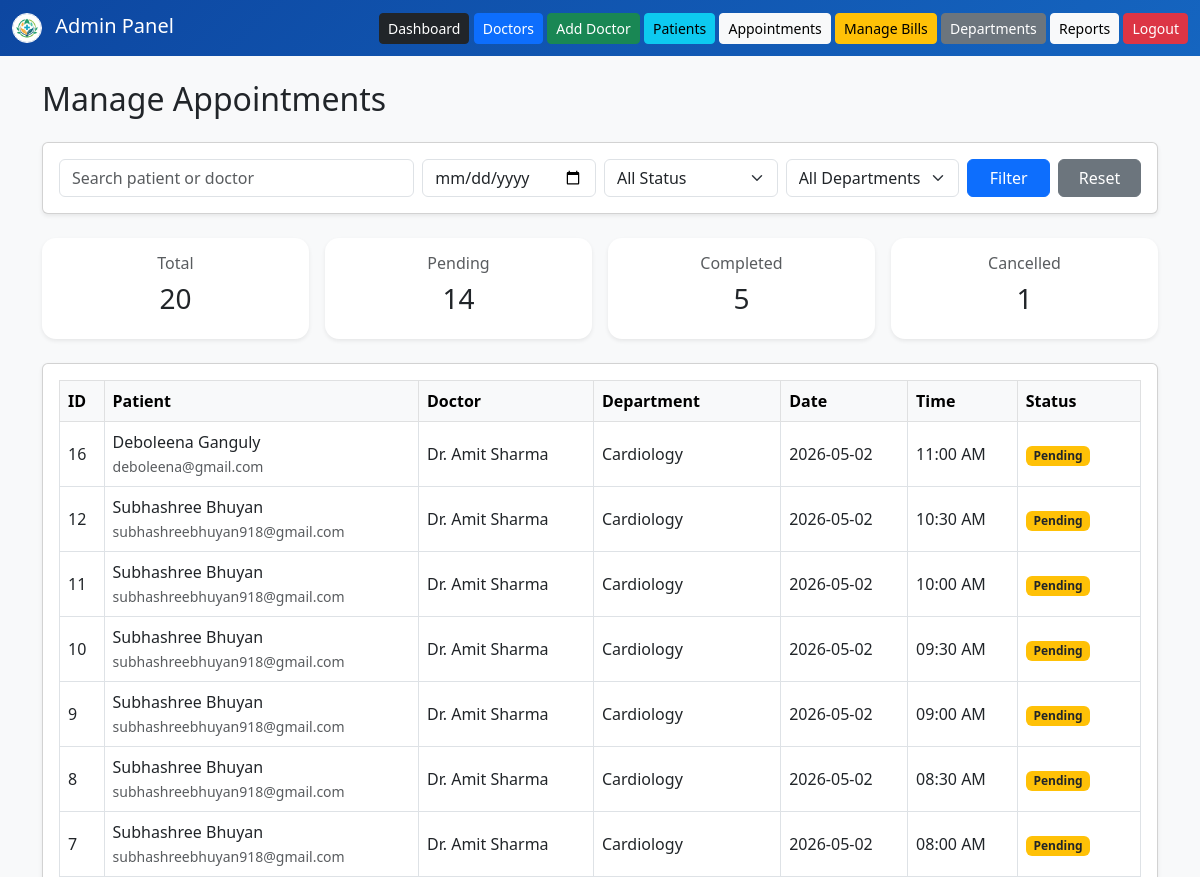
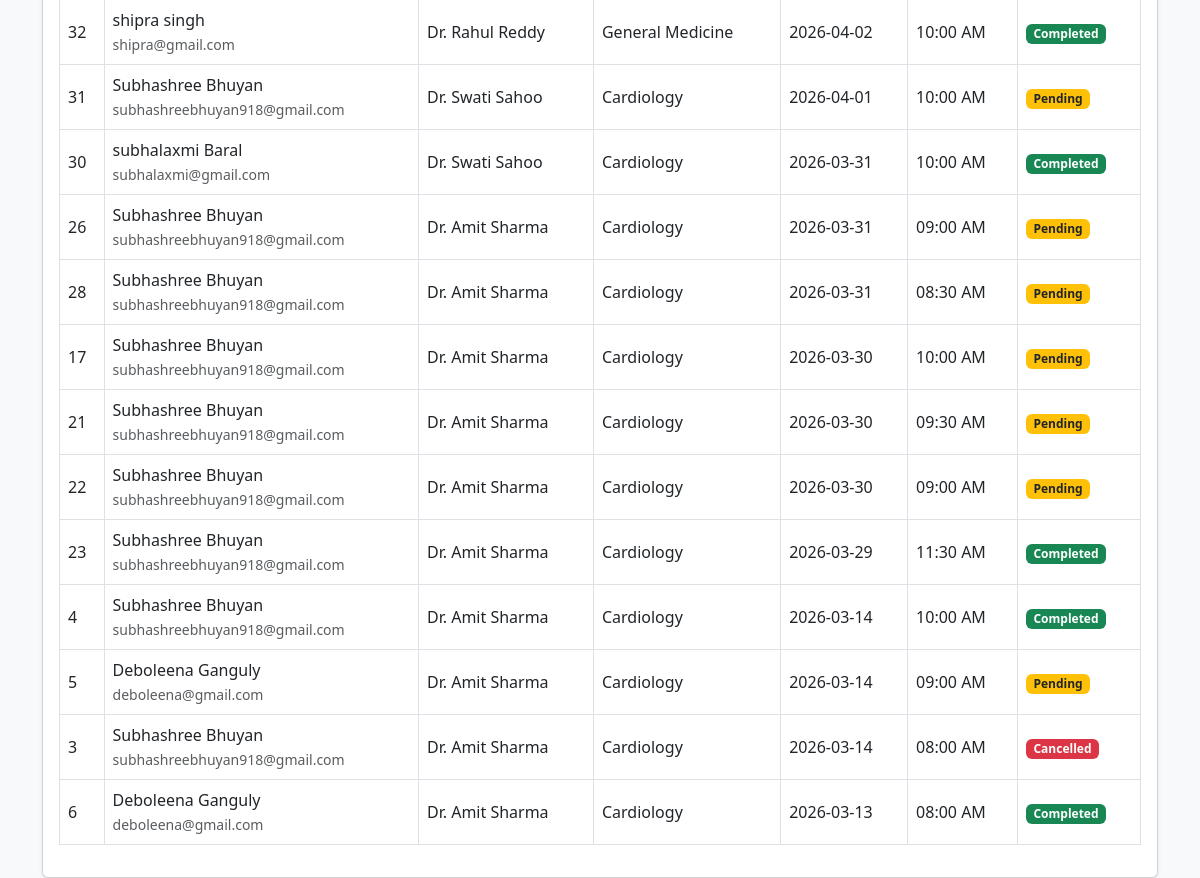
The page /admin/manage_appointments.php (signed in) on the database its author committed (2 pictures, top to bottom).
### tables this page shows
CREATE TABLE `appointments` (
  `appointment_id` int(11) NOT NULL,
  `patient_id` int(11) DEFAULT NULL,
  `doctor_id` int(11) DEFAULT NULL,
  `appointment_date` date DEFAULT NULL,
  `appointment_time` time DEFAULT NULL,
  `status` enum('Pending','Completed','Cancelled') DEFAULT 'Pending',
  `created_at` timestamp NOT NULL DEFAULT current_timestamp()
);

CREATE TABLE `patients` (
  `patient_id` int(11) NOT NULL,
  `user_id` int(11) DEFAULT NULL,
  `first_name` varchar(50) DEFAULT NULL,
  `last_name` varchar(50) DEFAULT NULL,
  `gender` varchar(10) DEFAULT NULL,
  `phone` varchar(15) DEFAULT NULL,
  `address` text DEFAULT NULL,
  `created_at` timestamp NOT NULL DEFAULT current_timestamp(),
  `email` varchar(100) DEFAULT NULL,
  `password` varchar(100) DEFAULT NULL,
  `middle_name` varchar(50) DEFAULT NULL,
  `date_of_birth` date DEFAULT NULL,
  `title` enum('Mr','Mrs','Miss','Ms','Dr','Other') DEFAULT NULL
);

CREATE TABLE `doctors` (
  `doctor_id` int(11) NOT NULL,
  `user_id` int(11) DEFAULT NULL,
  `first_name` varchar(50) DEFAULT NULL,
  `last_name` varchar(50) DEFAULT NULL,
  `department_id` int(11) DEFAULT NULL,
  `phone` varchar(15) DEFAULT NULL,
  `experience` int(11) DEFAULT NULL,
  `available_days` varchar(100) DEFAULT NULL,
  `start_time` time DEFAULT NULL,
  `end_time` time DEFAULT NULL,
  `consultation_fee` decimal(10,2) DEFAULT NULL,
  `middle_name` varchar(50) DEFAULT NULL,
  `date_of_birth` date DEFAULT NULL,
  `title` enum('Mr','Mrs','Miss','Ms','Dr','Other') DEFAULT 'Dr',
  `image` varchar(255) DEFAULT NULL
);

CREATE TABLE `departments` (
  `department_id` int(11) NOT NULL,
  `department_name` varchar(100) NOT NULL
);

### admin/manage_appointments.php (the view, shortened to what this page needs)
<?php
include("../config/db.php");
$search = isset($_GET['search']) ? trim($_GET['search']) : '';
$filter_date = isset($_GET['appointment_date']) ? trim($_GET['appointment_date']) : '';
$query = "SELECT
            a.*,
            p.first_name AS patient_first,
            p.last_name AS patient_last,
            p.email AS patient_email,
            d.first_name AS doctor_first,
            d.last_name AS doctor_last,
            dep.department_name
          FROM appointments a
          LEFT JOIN patients p ON a.patient_id = p.patient_id
          LEFT JOIN doctors d ON a.doctor_id = d.doctor_id
          LEFT JOIN departments dep ON d.department_id = dep.department_id
          WHERE 1=1";
$query .= " ORDER BY a.appointment_date DESC, a.appointment_time DESC";
$result = mysqli_query($con, $query);
$summary_query = "SELECT
                    COUNT(*) AS total_appointments,
                    SUM(CASE WHEN a.status='Pending' THEN 1 ELSE 0 END) AS pending_count,
                    SUM(CASE WHEN a.status='Completed' THEN 1 ELSE 0 END) AS completed_count,
                    SUM(CASE WHEN a.status='Cancelled' THEN 1 ELSE 0 END) AS cancelled_count
                  FROM appointments a
                  LEFT JOIN patients p ON a.patient_id = p.patient_id
                  LEFT JOIN doctors d ON a.doctor_id = d.doctor_id
                  WHERE 1=1";
$summary_result = mysqli_query($con, $summary_query);
$summary = mysqli_fetch_assoc($summary_result);
?>
<!DOCTYPE html>
<html>
<head>
<link href="https://cdn.jsdelivr.net/npm/bootstrap@5.3.0/dist/css/bootstrap.min.css" rel="stylesheet">
</head>
<body>
<nav class="navbar navbar-dark mb-4">
  <div class="container-fluid">
    <a class="navbar-brand mb-0 h1" href="#">
      <img src="../assets/images/logo.png" alt="Logo" width="30" height="30" class="d-inline-block align-middle me-2 rounded-circle border border-white" style="object-fit: cover;">
      Admin Panel
    </a>
    <div>
      <a href="dashboard.php" class="btn btn-dark btn-sm">Dashboard</a>
      <a href="manage_doctors.php" class="btn btn-primary btn-sm">Doctors</a>
      <a href="add_doctor.php" class="btn btn-success btn-sm">Add Doctor</a>
      <a href="manage_patients.php" class="btn btn-info btn-sm">Patients</a>
      <a href="manage_appointments.php" class="btn btn-light btn-sm">Appointments</a>
      <a href="manage_bills.php" class="btn btn-warning btn-sm">Manage Bills</a>
      <a href="add_department.php" class="btn btn-secondary btn-sm">Departments</a>
      <a href="reports.php" class="btn btn-light btn-sm">Reports</a>
      <a href="../logout.php" class="btn btn-danger btn-sm">Logout</a>
    </div>
  </div>
</nav>
<div class="container mt-4">
  <h2 class="mb-4">Manage Appointments</h2>
  <div class="card shadow-sm mb-4">
    <div class="card-body">
      <form method="GET" class="row g-2">
        <div class="col-md-4">
          <input type="text" name="search" class="form-control" placeholder="Search patient or doctor" value="<?php echo htmlspecialchars($search); ?>">
        </div>
        <div class="col-md-2">
          <input type="date" name="appointment_date" class="form-control" value="<?php echo htmlspecialchars($filter_date); ?>">
        </div>
        <div class="col-md-2">
          <select name="status" class="form-select">
            <option value="">All Status</option>
          </select>
        </div>
        <div class="col-md-2">
          <select name="department_id" class="form-select">
            <option value="0">All Departments</option>
          </select>
        </div>
        <div class="col-md-2 d-flex gap-2">
          <button type="submit" class="btn btn-primary w-100">Filter</button>
          <a href="manage_appointments.php" class="btn btn-secondary w-100">Reset</a>
        </div>
      </form>
    </div>
  </div>
  <div class="row g-3 mb-4">
    <div class="col-md-3">
      <div class="card stat-card shadow-sm text-center">
        <div class="card-body">
          <h6 class="text-muted">Total</h6>
          <h3><?php echo $summary['total_appointments'] ?? 0; ?></h3>
        </div>
      </div>
    </div>
    <div class="col-md-3">
      <div class="card stat-card shadow-sm text-center">
        <div class="card-body">
          <h6 class="text-muted">Pending</h6>
          <h3><?php echo $summary['pending_count'] ?? 0; ?></h3>
        </div>
      </div>
    </div>
    <div class="col-md-3">
      <div class="card stat-card shadow-sm text-center">
        <div class="card-body">
          <h6 class="text-muted">Completed</h6>
          <h3><?php echo $summary['completed_count'] ?? 0; ?></h3>
        </div>
      </div>
    </div>
    <div class="col-md-3">
      <div class="card stat-card shadow-sm text-center">
        <div class="card-body">
          <h6 class="text-muted">Cancelled</h6>
          <h3><?php echo $summary['cancelled_count'] ?? 0; ?></h3>
        </div>
      </div>
    </div>
  </div>
  <div class="card shadow-sm">
    <div class="card-body">
      <div class="table-responsive">
        <table class="table table-bordered table-hover align-middle">
          <thead class="table-light">
            <tr>
              <th>ID</th>
              <th>Patient</th>
              <th>Doctor</th>
              <th>Department</th>
              <th>Date</th>
              <th>Time</th>
              <th>Status</th>
            </tr>
          </thead>
          <tbody>
            <?php if (mysqli_num_rows($result) > 0) { ?>
              <?php while ($row = mysqli_fetch_assoc($result)) { ?>
                <tr>
                  <td><?php echo $row['appointment_id']; ?></td>
                  <td>
                    <?php echo $row['patient_first'] . ' ' . $row['patient_last']; ?><br>
                    <small class="text-muted"><?php echo $row['patient_email']; ?></small>
                  </td>
                  <td>Dr. <?php echo $row['doctor_first'] . ' ' . $row['doctor_last']; ?></td>
                  <td><?php echo $row['department_name']; ?></td>
                  <td><?php echo $row['appointment_date']; ?></td>
                  <td><?php echo date("h:i A", strtotime($row['appointment_time'])); ?></td>
                  <td>
                    <?php
                    if ($row['status'] == 'Completed') {
                        echo '<span class="badge bg-success">Completed</span>';
                    } elseif ($row['status'] == 'Pending') {
                        echo '<span class="badge bg-warning text-dark">Pending</span>';
                    } else {
                        echo '<span class="badge bg-danger">Cancelled</span>';
                    }
                    ?>
                  </td>
                </tr>
              <?php } ?>
            <?php } else { ?>
              <tr>
                <td colspan="7" class="text-center text-muted">No appointments found.</td>
              </tr>
            <?php } ?>
          </tbody>
        </table>
      </div>
    </div>
  </div>
</div>
</body>
</html>

### admin/manage_appointments.php (style rules this page uses)
body { background-color: #f8f9fa; }
.navbar { background: linear-gradient(135deg, #0d47a1 0%, #1565c0 100%); position: sticky; top: 0; z-index: 1000; }
.stat-card { border: none; border-radius: 14px; }

### rows shown on the page
appointments: appointment_id "16", patient.first_name "Deboleena", patient.last_name "Ganguly", patient.email "deboleena@gmail.com", doctor.first_name "Amit", doctor.last_name "Sharma", departments.department_name "Cardiology", appointment_date "2026-05-02", appointment_time "11:00 AM", status "Pending"
appointments: appointment_id "12", patient.first_name "Subhashree", patient.last_name "Bhuyan", patient.email "subhashreebhuyan918@gmail.com", doctor.first_name "Amit", doctor.last_name "Sharma", departments.department_name "Cardiology", appointment_date "2026-05-02", appointment_time "10:30 AM", status "Pending"
appointments: appointment_id "11", patient.first_name "Subhashree", patient.last_name "Bhuyan", patient.email "subhashreebhuyan918@gmail.com", doctor.first_name "Amit", doctor.last_name "Sharma", departments.department_name "Cardiology", appointment_date "2026-05-02", appointment_time "10:00 AM", status "Pending"
appointments: appointment_id "10", patient.first_name "Subhashree", patient.last_name "Bhuyan", patient.email "subhashreebhuyan918@gmail.com", doctor.first_name "Amit", doctor.last_name "Sharma", departments.department_name "Cardiology", appointment_date "2026-05-02", appointment_time "09:30 AM", status "Pending"
appointments: appointment_id "9", patient.first_name "Subhashree", patient.last_name "Bhuyan", patient.email "subhashreebhuyan918@gmail.com", doctor.first_name "Amit", doctor.last_name "Sharma", departments.department_name "Cardiology", appointment_date "2026-05-02", appointment_time "09:00 AM", status "Pending"
appointments: appointment_id "8", patient.first_name "Subhashree", patient.last_name "Bhuyan", patient.email "subhashreebhuyan918@gmail.com", doctor.first_name "Amit", doctor.last_name "Sharma", departments.department_name "Cardiology", appointment_date "2026-05-02", appointment_time "08:30 AM", status "Pending"
appointments: appointment_id "7", patient.first_name "Subhashree", patient.last_name "Bhuyan", patient.email "subhashreebhuyan918@gmail.com", doctor.first_name "Amit", doctor.last_name "Sharma", departments.department_name "Cardiology", appointment_date "2026-05-02", appointment_time "08:00 AM", status "Pending"
appointments: appointment_id "32", patient.first_name "shipra", patient.last_name "singh", patient.email "shipra@gmail.com", doctor.first_name "Rahul", doctor.last_name "Reddy", departments.department_name "General Medicine", appointment_date "2026-04-02", appointment_time "10:00 AM", status "Completed"
appointments: appointment_id "31", patient.first_name "Subhashree", patient.last_name "Bhuyan", patient.email "subhashreebhuyan918@gmail.com", doctor.first_name "Swati", doctor.last_name "Sahoo", departments.department_name "Cardiology", appointment_date "2026-04-01", appointment_time "10:00 AM", status "Pending"
appointments: appointment_id "30", patient.first_name "subhalaxmi", patient.last_name "Baral", patient.email "subhalaxmi@gmail.com", doctor.first_name "Swati", doctor.last_name "Sahoo", departments.department_name "Cardiology", appointment_date "2026-03-31", appointment_time "10:00 AM", status "Completed"
appointments: appointment_id "26", patient.first_name "Subhashree", patient.last_name "Bhuyan", patient.email "subhashreebhuyan918@gmail.com", doctor.first_name "Amit", doctor.last_name "Sharma", departments.department_name "Cardiology", appointment_date "2026-03-31", appointment_time "09:00 AM", status "Pending"
appointments: appointment_id "28", patient.first_name "Subhashree", patient.last_name "Bhuyan", patient.email "subhashreebhuyan918@gmail.com", doctor.first_name "Amit", doctor.last_name "Sharma", departments.department_name "Cardiology", appointment_date "2026-03-31", appointment_time "08:30 AM", status "Pending"
appointments: appointment_id "17", patient.first_name "Subhashree", patient.last_name "Bhuyan", patient.email "subhashreebhuyan918@gmail.com", doctor.first_name "Amit", doctor.last_name "Sharma", departments.department_name "Cardiology", appointment_date "2026-03-30", appointment_time "10:00 AM", status "Pending"
appointments: appointment_id "21", patient.first_name "Subhashree", patient.last_name "Bhuyan", patient.email "subhashreebhuyan918@gmail.com", doctor.first_name "Amit", doctor.last_name "Sharma", departments.department_name "Cardiology", appointment_date "2026-03-30", appointment_time "09:30 AM", status "Pending"
appointments: appointment_id "22", patient.first_name "Subhashree", patient.last_name "Bhuyan", patient.email "subhashreebhuyan918@gmail.com", doctor.first_name "Amit", doctor.last_name "Sharma", departments.department_name "Cardiology", appointment_date "2026-03-30", appointment_time "09:00 AM", status "Pending"
appointments: appointment_id "23", patient.first_name "Subhashree", patient.last_name "Bhuyan", patient.email "subhashreebhuyan918@gmail.com", doctor.first_name "Amit", doctor.last_name "Sharma", departments.department_name "Cardiology", appointment_date "2026-03-29", appointment_time "11:30 AM", status "Completed"
appointments: appointment_id "4", patient.first_name "Subhashree", patient.last_name "Bhuyan", patient.email "subhashreebhuyan918@gmail.com", doctor.first_name "Amit", doctor.last_name "Sharma", departments.department_name "Cardiology", appointment_date "2026-03-14", appointment_time "10:00 AM", status "Completed"
appointments: appointment_id "5", patient.first_name "Deboleena", patient.last_name "Ganguly", patient.email "deboleena@gmail.com", doctor.first_name "Amit", doctor.last_name "Sharma", departments.department_name "Cardiology", appointment_date "2026-03-14", appointment_time "09:00 AM", status "Pending"
appointments: appointment_id "3", patient.first_name "Subhashree", patient.last_name "Bhuyan", patient.email "subhashreebhuyan918@gmail.com", doctor.first_name "Amit", doctor.last_name "Sharma", departments.department_name "Cardiology", appointment_date "2026-03-14", appointment_time "08:00 AM", status "Cancelled"
appointments: appointment_id "6", patient.first_name "Deboleena", patient.last_name "Ganguly", patient.email "deboleena@gmail.com", doctor.first_name "Amit", doctor.last_name "Sharma", departments.department_name "Cardiology", appointment_date "2026-03-13", appointment_time "08:00 AM", status "Completed"

### other values the page prints
$summary['total_appointments'] "20"
$summary['pending_count'] "14"
$summary['completed_count'] "5"
$summary['cancelled_count'] "1"
